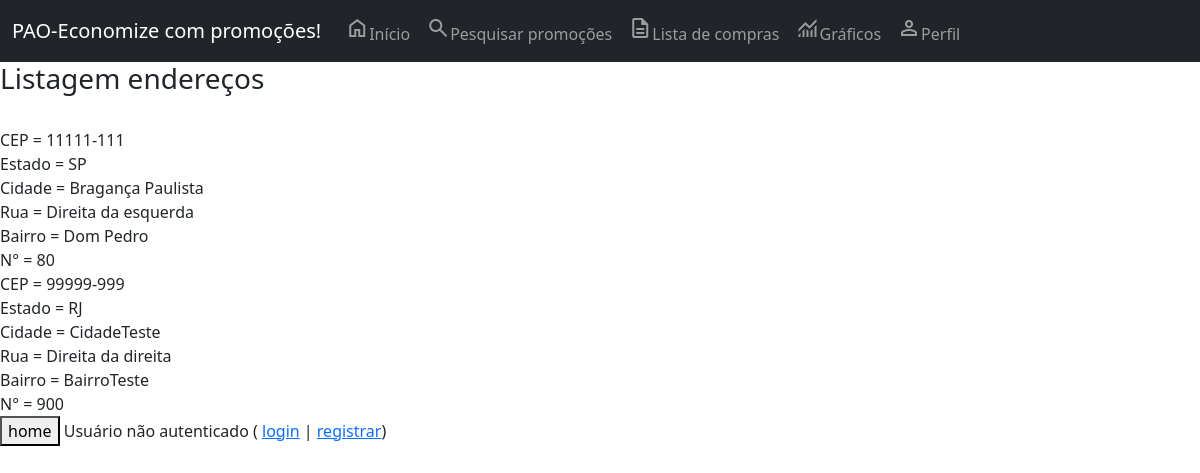
Before: /listagem-enderecos/ with the older database file.
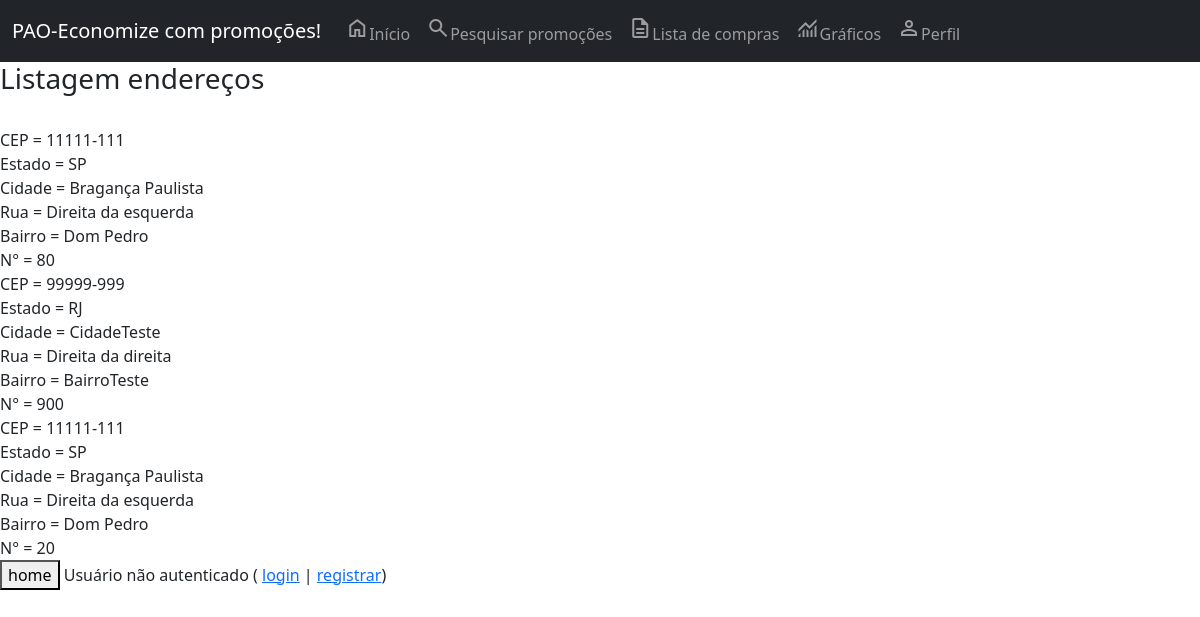
After: the same page with the newer database file.
### core/models.py (models this page shows, shortened)
class Endereco(models.Model):
    cep = models.CharField(max_length=100, verbose_name='CEP')
    estado = models.CharField(max_length=2, verbose_name='Estado')
    cidade = models.CharField(max_length=100, verbose_name='Cidade')
    rua = models.CharField(max_length=100, verbose_name='Rua')
    bairro = models.CharField(max_length=100, blank=True, null=True, verbose_name='Bairro')
    numero = models.IntegerField(blank=True, null=True, verbose_name='Número')
    class Meta:
        verbose_name_plural = 'Endereço'

### core/views.py (the view)
# urls.py: path('listagem-enderecos/', listagem_enderecos, name='url_listagem_enderecos'),
def listagem_enderecos(request):
    dados = Endereco.objects.all()
    contexto = {'dados': dados}
    return render(request, 'core/listagem_enderecos.html', contexto)

### core/templates/core/listagem_enderecos.html (shortened to what this page needs)
{% extends 'base.html' %}
{% load static %}
{% block main %}
<h3>Listagem endereços</h3> <br>
{% for i in dados %}
    CEP = {% if i.cep %} {{ i.cep }} {% endif %} <br>
    Estado = {% if i.estado %} {{ i.estado }} {% endif %} <br>
    Cidade = {% if i.cidade %} {{ i.cidade }} {% endif %} <br>
    Rua = {% if i.rua %} {{ i.rua }} {% endif %} <br>
    Bairro = {% if i.bairro %} {{ i.bairro }} {% endif %} <br>
    N° = {% if i.numero %} {{ i.numero }} {% endif %} <br>
{% endfor %}
<button onclick="window.location.href='/'">home</button>
{% endblock %}

Changed rows visible on the page:
added Endereco: cep "11111-111", estado "SP", cidade "Bragança Paulista", rua "Direita da esquerda", bairro "Dom Pedro", numero "20"
